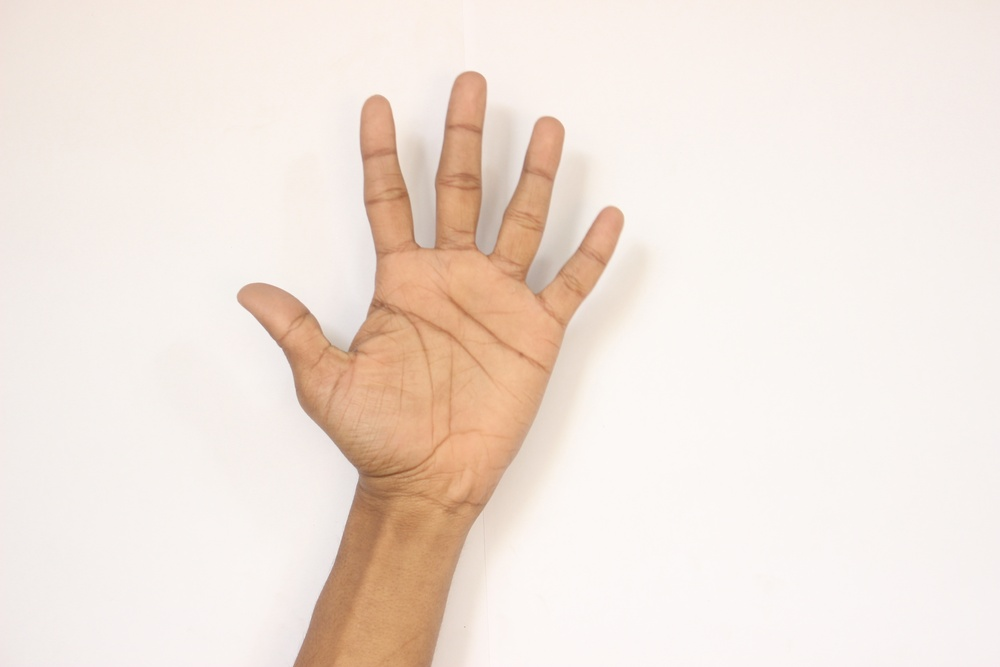
#> input picture 3.JPG, 1000 x 667 px, shrunk from 5184 x 3456 before the run
$ python makeGrayScalePIL.py
#> lines starting #> are read from the running program, lines starting #| are printed output that depends on the picture
from PIL import Image
from matplotlib import pyplot as plt

img = Image.open('3.JPG').convert('LA')
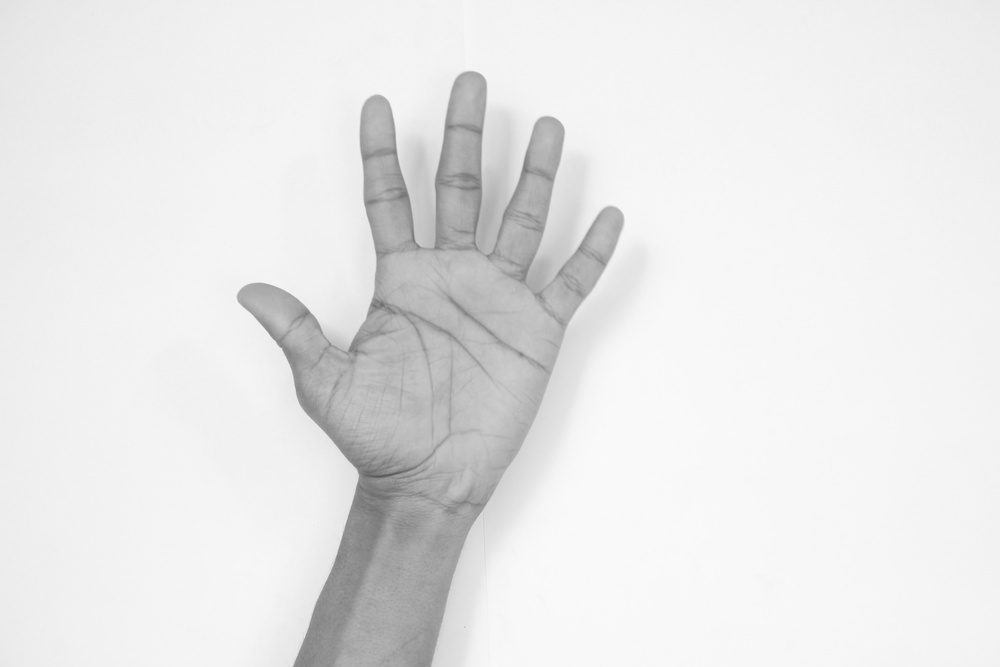
#> img: PIL image 1000x667 LA; mean R, G, B, A 231.2, 231.2, 231.2, 255
plt.imshow(img)
plt.show()
img.save('3_1.png')

$ run again, with 1.JPG copied over 3.JPG
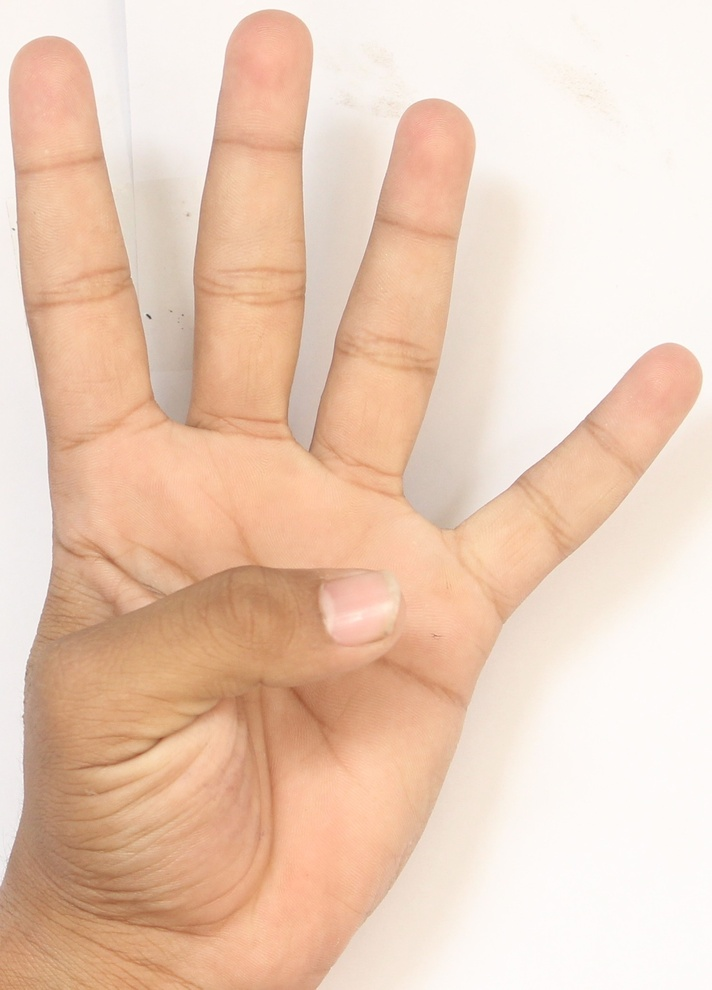
#> input picture 1.JPG, 712 x 990 px, shrunk from 1500 x 2085 before the run
#> `img = Image.open('3.JPG').convert('LA')`:
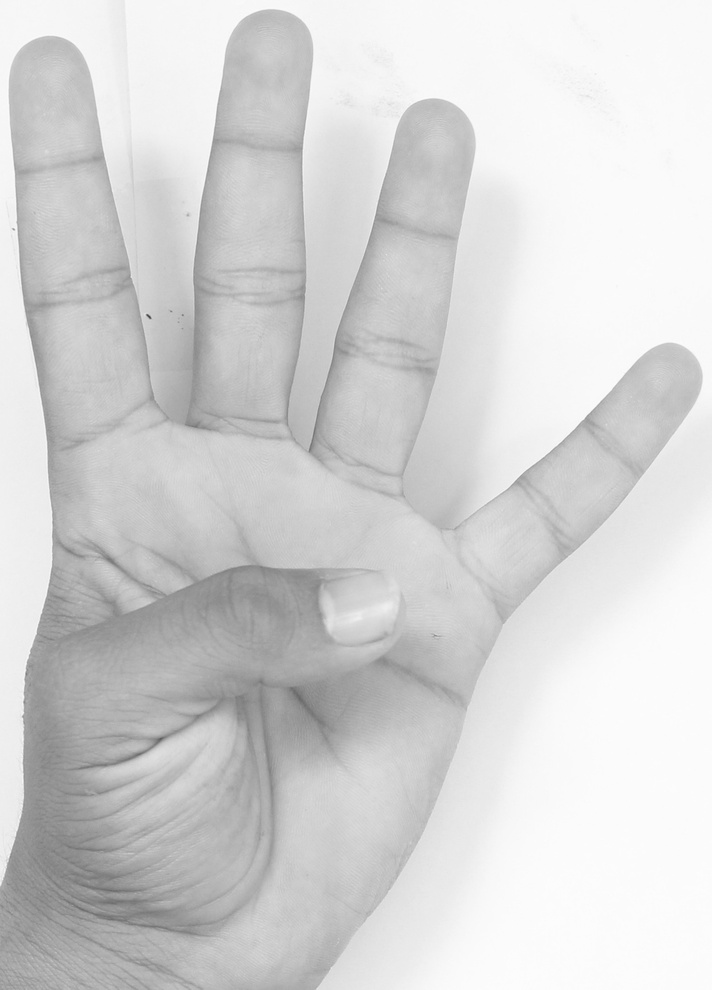
#> img: PIL image 712x990 LA; mean R, G, B, A 212, 212, 212, 255

$ run again, with 2.JPG copied over 3.JPG
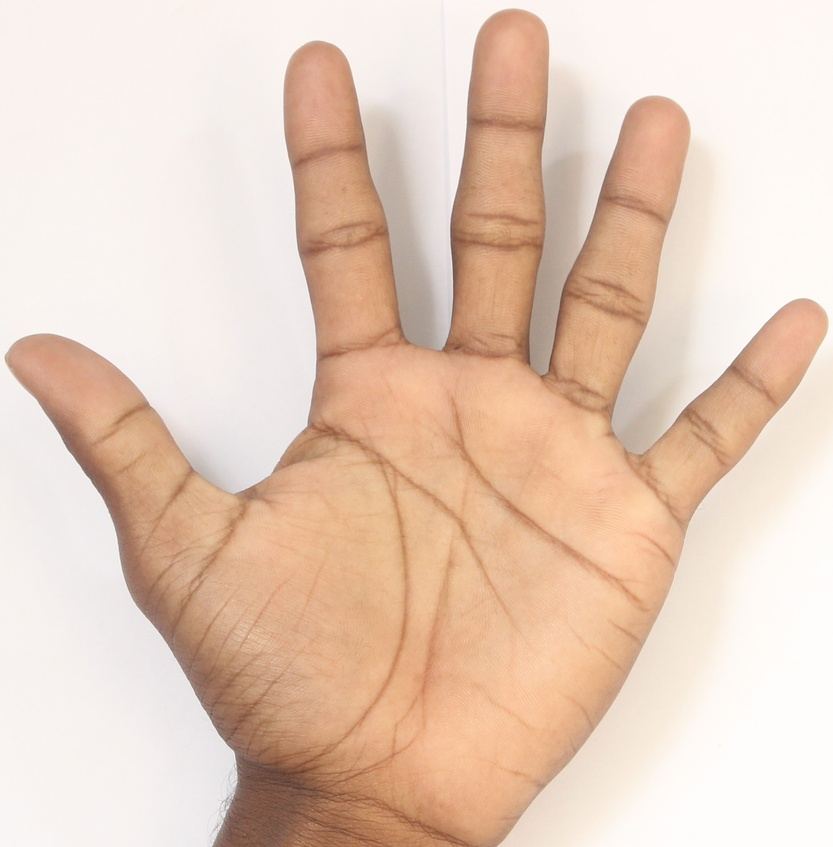
#> input picture 2.JPG, 833 x 847 px, shrunk from 2062 x 2096 before the run
#> `img = Image.open('3.JPG').convert('LA')`:
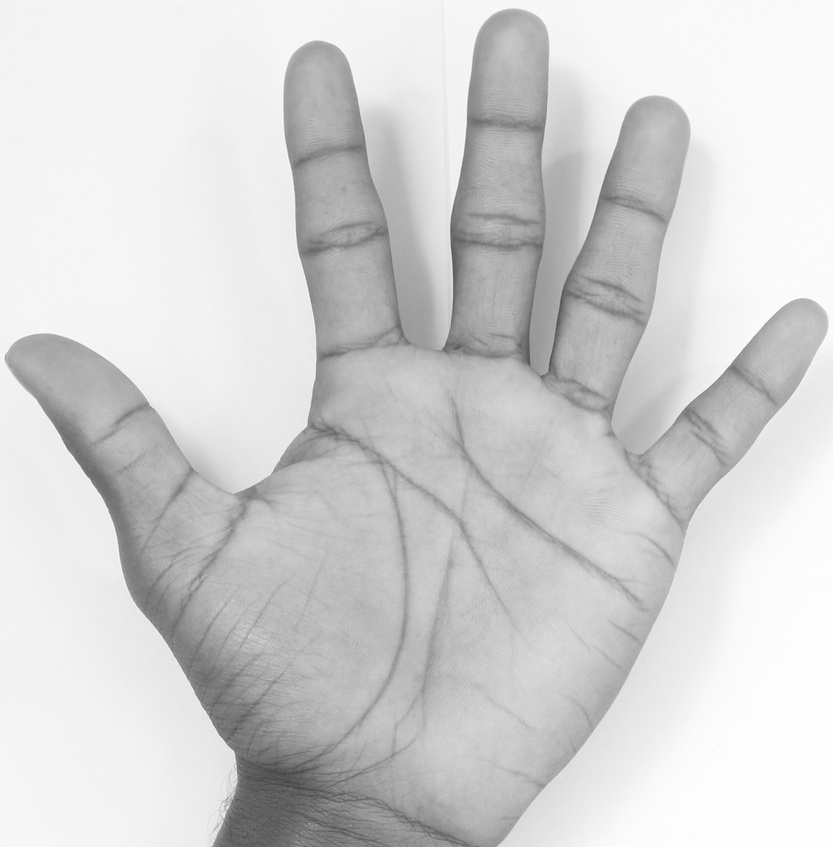
#> img: PIL image 833x847 LA; mean R, G, B, A 210.4, 210.4, 210.4, 255
